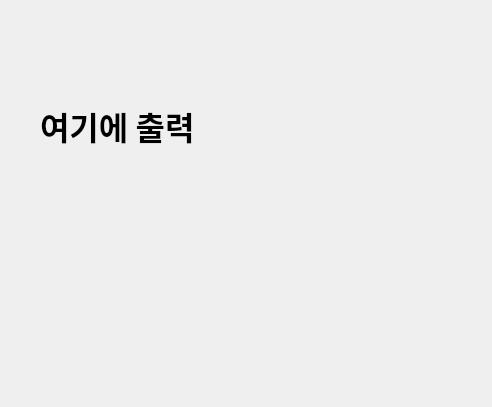
<?xml version="1.0" encoding="UTF-8"?>
<ui version="4.0">
 <class>Dialog</class>
 <widget class="QDialog" name="Dialog">
  <property name="geometry">
   <rect>
    <x>0</x>
    <y>0</y>
    <width>492</width>
    <height>407</height>
   </rect>
  </property>
  <property name="windowTitle">
   <string>Dialog</string>
  </property>
  <widget class="QLabel" name="label">
   <property name="geometry">
    <rect>
     <x>40</x>
     <y>70</y>
     <width>361</width>
     <height>111</height>
    </rect>
   </property>
   <property name="font">
    <font>
     <family>맑은 고딕</family>
     <pointsize>24</pointsize>
     <weight>75</weight>
     <bold>true</bold>
    </font>
   </property>
   <property name="text">
    <string>여기에 출력</string>
   </property>
  </widget>
 </widget>
 <resources/>
 <connections/>
</ui>
